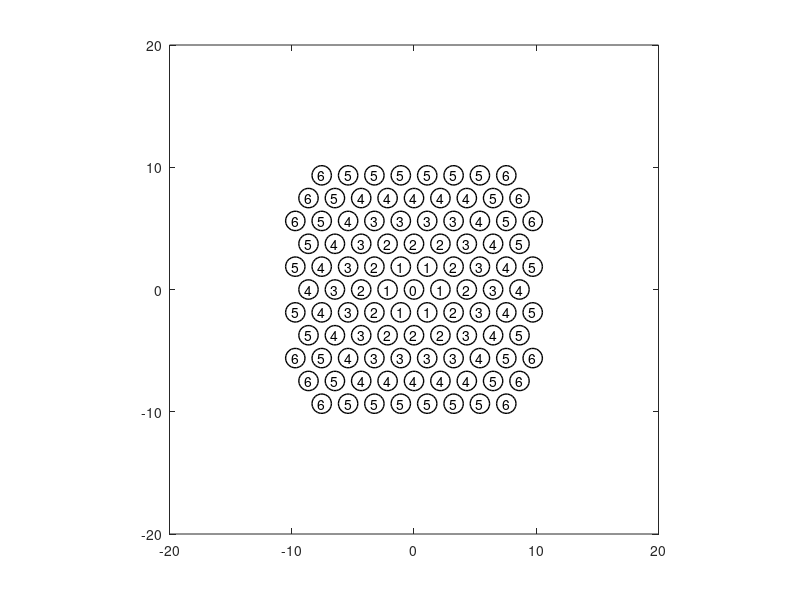
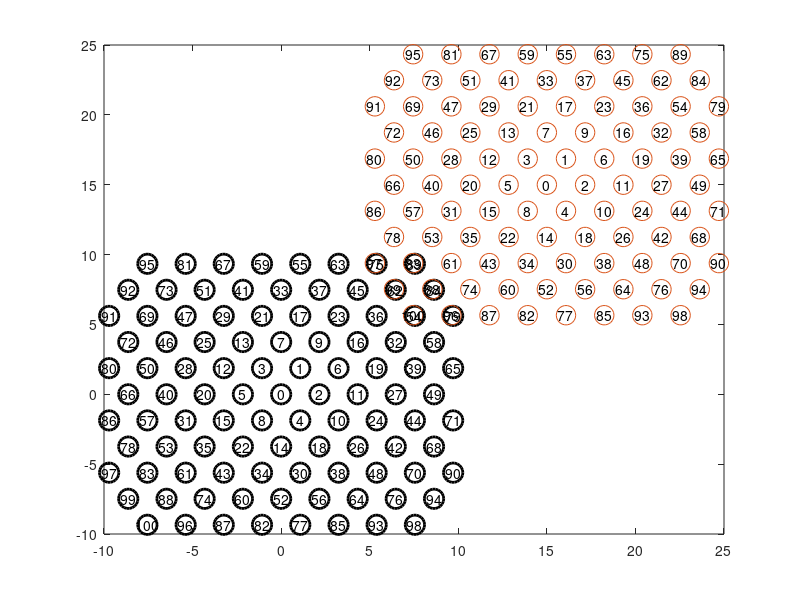

Write MATLAB code to recreate these figures, in order.
clear all
close all

target = load('targetOrder.txt');
assignment = load('assignment.txt');

for i = 1 : size(target,1)
    numbers{i} = target(i,3);
end
figure(1)
x = target(:,1);
y = target(:,2);
plot(x, y, 'o','markersize', 14,'linewidth',1,'color','black')
text(x, y, numbers(1:length(x)), 'HorizontalAlignment','center', 'VerticalAlignment','middle')
axis([-20 20 -20 20])
pbaspect([1,1,1])
tx = target(:,1);
ty = target(:,2);

for i = 1 : size(target,1)
    numbers{i} = assignment(i,3);
end
figure(2)
x = assignment(:,1);
y = assignment(:,2);
plot(tx, ty, 'o','markersize',14,'linewidth',2,'color','black')
hold on
plot(x, y, 'o','markersize', 14)
text(tx, ty, numbers(1:length(x)), 'HorizontalAlignment','center', 'VerticalAlignment','middle')
text(x, y, numbers(1:length(x)), 'HorizontalAlignment','center', 'VerticalAlignment','middle')